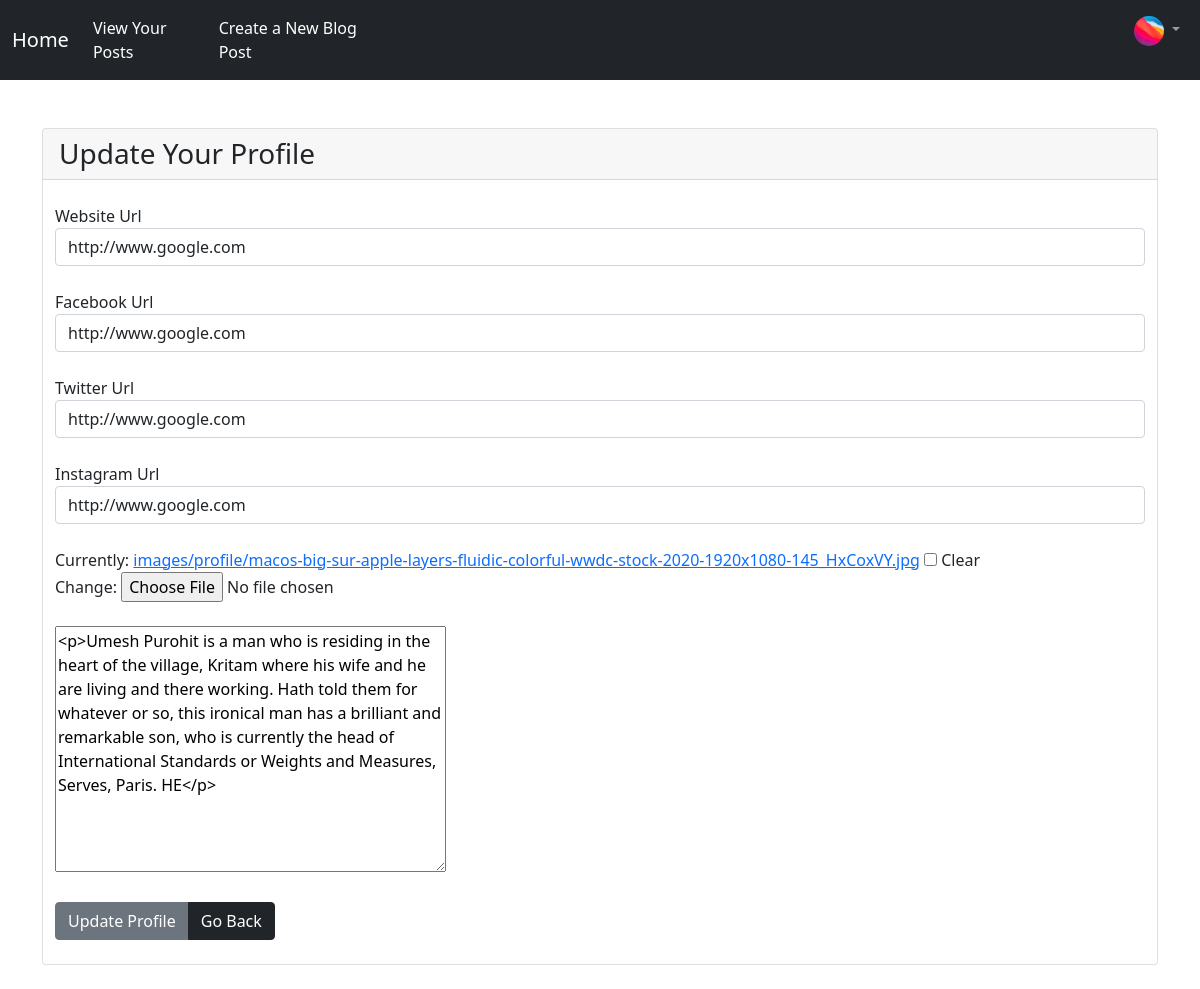
Page /1/edit_profile/ (signed in) on the committed database.
### yapp/models.py (models this page shows, shortened)
class Profile(models.Model):
    user = models.OneToOneField(User, on_delete=models.CASCADE, null=True, blank=True)
    pic = models.ImageField(null=True, blank=True, upload_to='images/profile/')
    website_url = models.URLField(null=True, blank=True)
    twitter_url = models.URLField(null=True, blank=True)
    instagram_url = models.URLField(null=True, blank=True)
    facebook_url = models.URLField(null=True, blank=True)
    body = RichTextField(null=True, blank=True)

### members/views.py (the view)
# urls.py: path('<int:pk>/edit_profile/', BlogUserProfilePage.as_view(), name='edit_profile'),
class BlogUserProfilePage(UpdateView):
	model = Profile
	form_class = BlogUserProfileForm
	template_name = 'edit_profile_page.html'
	success_url = reverse_lazy('index')

### members/forms.py
class BlogUserProfileForm(forms.ModelForm):
	class Meta:
		model = Profile
		fields = ('user', 'pic', 'website_url', 'twitter_url', 'facebook_url', 'instagram_url', 'body')
		widgets = {
			'user': forms.TextInput(attrs={'class':'form-control', 'value': '', 'id': 'userid', 'type':'hidden'}),
			'website_url': forms.TextInput(attrs={'class':'form-control'}),
			'facebook_url': forms.TextInput(attrs={'class':'form-control'}),
			'twitter_url': forms.TextInput(attrs={'class':'form-control'}),
			'instagram_url': forms.TextInput(attrs={'class':'form-control'}),
		}

### members/templates/edit_profile_page.html (shortened to what this page needs)
{% extends 'base.html' %}
{% block content %}
{% if user.is_authenticated %}
{% if request.user.profile.user.id == profile.user.id %}
<div class="card">
    <h3 class="card-header">Update Your Profile</h3><br>
    <div class="container">
<form method="POST" enctype='multipart/form-data'>
    Website Url<br>
    {{ form.website_url }}<br>
    Facebook Url<br>
    {{ form.facebook_url }}<br>
    Twitter Url<br>
    {{ form.twitter_url }}<br>
    Instagram Url<br>
    {{ form.instagram_url }}<br>
    {{ form.pic }}<br><br>
    {{ form.body }}<br><br>
    <div class="btn-group" role="group" aria-label="Basic example">
    <input type="submit" value="Update Profile" class="btn btn-secondary">
    <a href="{% url 'index' %}" class="btn btn-dark">Go Back</a>
</div>
    </form>
<br>
</div>
    </div>
    <br>
    {% else %}
    <h3>You are not allowed to make any changes to this form!! <a href="{% url 'index' %}">Go Back</a></h3>
{% endif %}
{% else %}
<h3>Hey!! You are not currently logged In!! <a href="{% url 'index' %}">Go Back</a> or <a href="{% url 'login' %}">Log In</a></h3>
{% endif %}
{% endblock %}

### yapp/templates/base.html (shortened to what this page needs)
{% load static %}
<!doctype html>
<html lang="en">
  <head>
    <link href="https://cdn.jsdelivr.net/npm/bootstrap@5.0.0-beta3/dist/css/bootstrap.min.css" rel="stylesheet">
  </head>
  <body>
        <nav class="navbar navbar-expand-lg navbar-dark bg-dark">
            <div class="container-fluid">
              <a class="navbar-brand" href="{% url 'index' %}">Home</a>
              <div class="collapse navbar-collapse" id="navbarSupportedContent">
                <ul class="navbar-nav me-auto mb-2 mb-lg-0">
                  {% if user.is_authenticated %}
                  <li class="nav-item">
                    <a class="nav-link active" aria-current="page" href="{% url 'user' %}">View Your Posts</a>
                  </li>
                  <li class="nav-item">
                    <a class="nav-link active" aria-current="page" href="{% url 'create' %}">Create a New Blog Post</a>
                  </li>
                <ul><ul><ul><ul><ul><ul><ul><ul><ul><ul><ul><ul><ul><ul><ul><ul><ul><ul><ul><ul><ul><ul><ul>
                  <li class="nav-item dropdown">
                    <a class="nav-link dropdown-toggle" href="#" id="navbarDropdown" role="button" data-bs-toggle="dropdown" aria-expanded="false">
                      {% if request.user.profile.pic %}<img src="{{request.user.profile.pic.url}}" height="30" width="30" class="rounded-circle">
                      {% else %} <img src="{% static 'yapp\images\user_profile_default_2.png' %}" height="30" width="30" class="rounded-circle">{% endif %}
                    </a>
                  </li>
                  {% endif %}
              </div>
            </div>
          </nav>
          <div class="container">
        <br><br>
    {% block content %}
    {% endblock %}
    </div>
  </body>
</html>

### rows in the picture
Profile: website_url "http://www.google.com", facebook_url "http://www.google.com", twitter_url "http://www.google.com", instagram_url "http://www.google.com", body "<p>Umesh Purohit is a man who is residing in the heart of the village, Kritam where his wife and he are living and there working. Hath told them for whatever or so, this ironical man has a brilliant and remarkable son, who is currently the head of International Standards or Weights and Measures, Serves, Paris. HE</p>"
